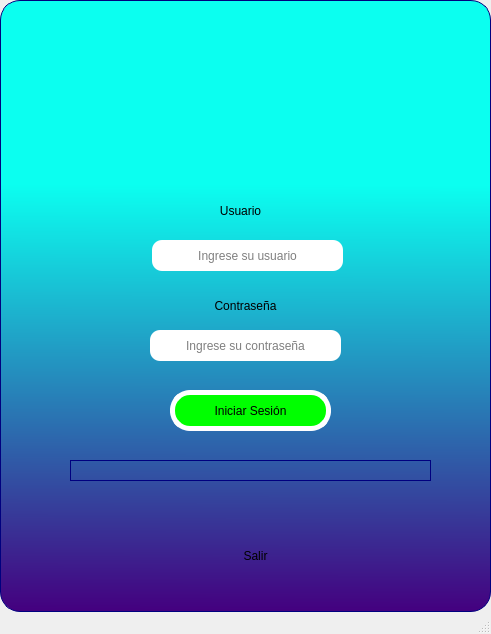
<?xml version="1.0" encoding="UTF-8"?>
<ui version="4.0">
 <class>MainWindowLogin</class>
 <widget class="QMainWindow" name="MainWindowLogin">
  <property name="geometry">
   <rect>
    <x>0</x>
    <y>0</y>
    <width>491</width>
    <height>634</height>
   </rect>
  </property>
  <property name="windowTitle">
   <string>MainWindow</string>
  </property>
  <widget class="QWidget" name="centralwidget">
   <layout class="QVBoxLayout" name="verticalLayout">
    <property name="spacing">
     <number>0</number>
    </property>
    <property name="leftMargin">
     <number>0</number>
    </property>
    <property name="topMargin">
     <number>0</number>
    </property>
    <property name="rightMargin">
     <number>0</number>
    </property>
    <property name="bottomMargin">
     <number>0</number>
    </property>
    <item>
     <widget class="QFrame" name="FrmLogin">
      <property name="styleSheet">
       <string notr="true">background-color: qlineargradient(spread:reflect, x1:0.543, y1:0, x2:0.541, y2:1, stop:0.300766 rgba(11, 255, 240, 255), stop:1 rgba(68, 0, 127, 255));

border-radius:20px;
border:1px solid #00007f;</string>
      </property>
      <property name="frameShape">
       <enum>QFrame::StyledPanel</enum>
      </property>
      <property name="frameShadow">
       <enum>QFrame::Raised</enum>
      </property>
      <widget class="QLabel" name="label">
       <property name="geometry">
        <rect>
         <x>140</x>
         <y>0</y>
         <width>201</width>
         <height>211</height>
        </rect>
       </property>
       <property name="autoFillBackground">
        <bool>false</bool>
       </property>
       <property name="styleSheet">
        <string notr="true">background-color: rgba(0, 0, 0,0%);
border:none</string>
       </property>
       <property name="text">
        <string/>
       </property>
       <property name="pixmap">
        <pixmap>images/logo.png</pixmap>
       </property>
       <property name="scaledContents">
        <bool>true</bool>
       </property>
       <property name="wordWrap">
        <bool>false</bool>
       </property>
      </widget>
      <widget class="QLabel" name="label_2">
       <property name="geometry">
        <rect>
         <x>200</x>
         <y>200</y>
         <width>81</width>
         <height>21</height>
        </rect>
       </property>
       <property name="styleSheet">
        <string notr="true">background-color: rgba(0, 0, 0,0%);
font: 75 16pt &quot;Arial&quot;;
border:none</string>
       </property>
       <property name="text">
        <string>Usuario</string>
       </property>
       <property name="alignment">
        <set>Qt::AlignCenter</set>
       </property>
      </widget>
      <widget class="QLabel" name="label_3">
       <property name="geometry">
        <rect>
         <x>190</x>
         <y>290</y>
         <width>111</width>
         <height>31</height>
        </rect>
       </property>
       <property name="styleSheet">
        <string notr="true">background-color: rgba(0, 0, 0,0%);
font: 75 16pt &quot;Arial&quot;;
border:none</string>
       </property>
       <property name="text">
        <string>Contraseña</string>
       </property>
       <property name="alignment">
        <set>Qt::AlignCenter</set>
       </property>
      </widget>
      <widget class="QLineEdit" name="TxtUser">
       <property name="geometry">
        <rect>
         <x>152</x>
         <y>240</y>
         <width>191</width>
         <height>31</height>
        </rect>
       </property>
       <property name="styleSheet">
        <string notr="true">background-color: rgb(255, 255, 255,255);
font: 75 10pt &quot;MS Shell Dlg 2&quot;;
border-radius:10px;
border:none</string>
       </property>
       <property name="alignment">
        <set>Qt::AlignCenter</set>
       </property>
       <property name="placeholderText">
        <string>Ingrese su usuario</string>
       </property>
      </widget>
      <widget class="QLineEdit" name="TxtPassword">
       <property name="enabled">
        <bool>true</bool>
       </property>
       <property name="geometry">
        <rect>
         <x>150</x>
         <y>330</y>
         <width>191</width>
         <height>31</height>
        </rect>
       </property>
       <property name="styleSheet">
        <string notr="true">background-color: rgb(255, 255, 255,255);
font: 75 10pt &quot;MS Shell Dlg 2&quot;;
border-radius:10px;
border:none</string>
       </property>
       <property name="echoMode">
        <enum>QLineEdit::Password</enum>
       </property>
       <property name="alignment">
        <set>Qt::AlignCenter</set>
       </property>
       <property name="placeholderText">
        <string>Ingrese su contraseña</string>
       </property>
      </widget>
      <widget class="QPushButton" name="ButLogin">
       <property name="geometry">
        <rect>
         <x>170</x>
         <y>390</y>
         <width>161</width>
         <height>41</height>
        </rect>
       </property>
       <property name="styleSheet">
        <string notr="true">QPushButton{
background-color: rgb(0, 255, 0);
font: 75 12pt &quot;MS Shell Dlg 2&quot;;
border:5px solid #ffffff;
}

QPushButton:hover{
background-color: rgb(255, 255, 0);
font: 75 12pt &quot;MS Shell Dlg 2&quot;;
border:5px solid #0000f;
}</string>
       </property>
       <property name="text">
        <string>Iniciar Sesión</string>
       </property>
      </widget>
      <widget class="QProgressBar" name="LineProgress">
       <property name="geometry">
        <rect>
         <x>70</x>
         <y>460</y>
         <width>361</width>
         <height>21</height>
        </rect>
       </property>
       <property name="styleSheet">
        <string notr="true">QProgressBar{
background-color: rgba(0, 0,0, 0%);
border-radius:25px;
border:1px solid #00007f;
}

QProgressBar:chunk{
background-color: qlineargradient(spread:reflect, x1:0.995263, y1:0.563, x2:0.574, y2:0.574, stop:0.301843 rgba(11, 255, 240, 255), stop:1 rgba(68, 0, 127, 255));
border-radius:25px;
}</string>
       </property>
       <property name="value">
        <number>0</number>
       </property>
       <property name="textVisible">
        <bool>false</bool>
       </property>
      </widget>
      <widget class="QPushButton" name="ButClose">
       <property name="geometry">
        <rect>
         <x>210</x>
         <y>540</y>
         <width>91</width>
         <height>31</height>
        </rect>
       </property>
       <property name="styleSheet">
        <string notr="true">QPushButton{
background-color: rgb(0, 0, 0, 0%);
font: 75 12pt &quot;MS Shell Dlg 2&quot;;
border:0px;
}

QPushButton:hover{
font: 75 12pt &quot;MS Shell Dlg 2&quot;;
	background-color: qlineargradient(spread:reflect, x1:0.543, y1:0, x2:0.541, y2:1, stop:0.300766 rgba(11, 255, 240, 255), stop:1 rgba(68, 0, 127, 255));
border:0px ;
}</string>
       </property>
       <property name="text">
        <string>Salir</string>
       </property>
      </widget>
      <widget class="QLabel" name="LbLoad">
       <property name="geometry">
        <rect>
         <x>220</x>
         <y>510</y>
         <width>81</width>
         <height>20</height>
        </rect>
       </property>
       <property name="font">
        <font>
         <family>Arial</family>
         <pointsize>11</pointsize>
         <weight>9</weight>
         <italic>false</italic>
         <bold>false</bold>
        </font>
       </property>
       <property name="styleSheet">
        <string notr="true">background-color: rgba(0, 0, 0,0%);
font: 75 11pt &quot;Arial&quot;;
border:none</string>
       </property>
       <property name="text">
        <string/>
       </property>
      </widget>
     </widget>
    </item>
   </layout>
  </widget>
  <widget class="QMenuBar" name="menubar">
   <property name="geometry">
    <rect>
     <x>0</x>
     <y>0</y>
     <width>491</width>
     <height>21</height>
    </rect>
   </property>
  </widget>
  <widget class="QStatusBar" name="statusbar"/>
 </widget>
 <resources/>
 <connections/>
</ui>
